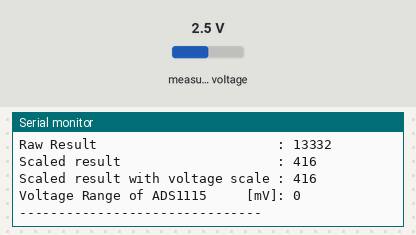
Simulated run of this sketch. Board: Arduino Uno, built with avr-gcc and run on an emulated ATmega328P. Parts: the last lines printed to the serial monitor. Inputs (shaded band) come from the test bench; at power-on: measured voltage 2.5 V.

Above: at 1.2 s.
1.3 s: measured voltage set to 0.1 V
At 2.4 s:
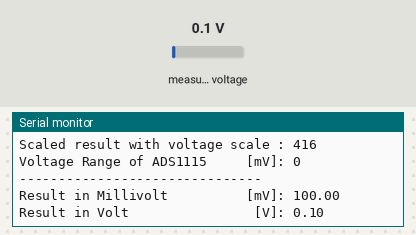
2.8 s: measured voltage set to 1.2 V
At 4.67 s:
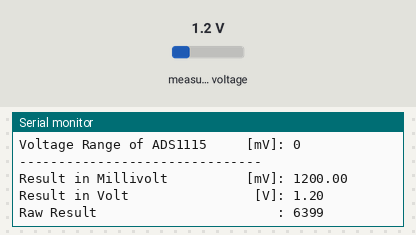
Timing chart, 0 to 6.2 s (numbered marks = the images above; inputs shaded):
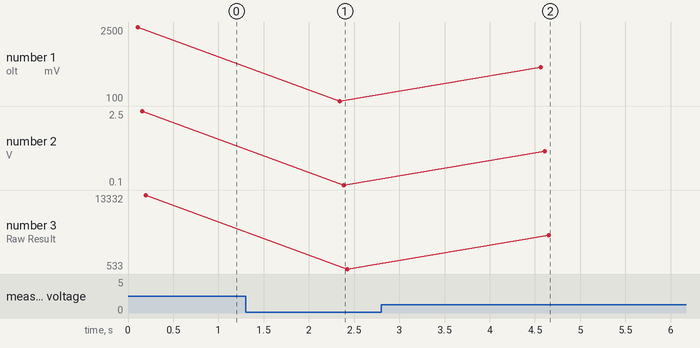

The sketch:

ADC_test.ino
```cpp
/***************************************************************************
* Example sketch for the ADS1115_WE library
*
* This sketch shows how to obtain results using different scales / formats.
*
* Further information can be found on:
* https://wolles-elektronikkiste.de/ads1115 (German)
* https://wolles-elektronikkiste.de/en/ads1115-a-d-converter-with-amplifier (English)
*
***************************************************************************/

#include <ADS1115_WE.h>
#include <Wire.h>
#define I2C_ADDRESS 0x48

ADS1115_WE adc(I2C_ADDRESS);

void setup() {
  Wire.begin();
  Serial.begin(9600);
  if(!adc.init()){
    Serial.println("ADS1115 not connected!");
  }

  adc.setVoltageRange_mV(ADS1115_RANGE_6144); //comment line/change parameter to change range
  adc.setCompareChannels(ADS1115_COMP_0_GND); //comment line/change parameter to change channel
  adc.setMeasureMode(ADS1115_CONTINUOUS); //comment line/change parameter to change mode

  Serial.println("ADS1115 Example Sketch - Results in different scales / formats");
  Serial.println("All results are for channel 0 vs. GND");
  Serial.println();
}

void loop() {

  /* Output in Volt or in Millivolt */

  float voltageInMillivolt = adc.getResult_mV();
  Serial.print("Result in Millivolt          [mV]: ");
  Serial.println(voltageInMillivolt);

  float voltageInVolt = adc.getResult_V();
  Serial.print("Result in Volt                [V]: ");
  Serial.println(voltageInVolt);

  /* Get the raw result from the conversion register. The conversion register
   * contains the conversion result of the amplified (!) voltage. This means the
   * value depends on the voltage as well as on the voltage range. E.g. if the
   * voltage range is 6.144 mV (ADS1115_RANGE_6144), +32767 is 6.144 mV; if the
   * range is 4.096 mV, +32767 is 4.096 mV, and so on.
  */
  int rawResult = adc.getRawResult();
  Serial.print("Raw Result                       : ");
  Serial.println(rawResult);

  /* Scaling of the result to a different range:
   * The results in the conversion register are in a range of -32767 to +32767
   * You might want to receive the result in a different scale, e.g. -1023 to 1023.
   * For -1023 to 1023, and if you have chosen e.g. ADS1115_RANGE_4096, 0 Volt would
   * give 0 as result and 4.096 mV would give 1023. -4.096 mV would give -1023.
  */
  int scaledResult = adc.getResultWithRange(-1023, 1023);
  Serial.print("Scaled result                    : ");
  Serial.println(scaledResult);

  /* Scaling of the result to a different range plus scaling to a voltage range:
   * You can use this variant if you also want to scale to a voltage range. E.g. in
   * in order to get results equivalent to an Arduino UNO (10 bit, 5000 mV range), you
   * would choose getResultWithRange(-1023, 1023, 5000). A difference to the Arduino
   * UNO is that you can measure negative voltages.
   * You have to ensure that the voltage range you scale to is smaller than the
   * measuring voltage range. For this example only ADS1115_RANGE_6144 would cover the
   * scale up to 5000 mV.
  */
  int scaledResultWithMaxVoltage = adc.getResultWithRange(-1023, 1023, 5000);
  Serial.print("Scaled result with voltage scale : ");
  Serial.println(scaledResultWithMaxVoltage);

  /* This function returns the voltage range ADS1115_RANGE_XXXX in Millivolt */
  unsigned int voltRange = adc.getVoltageRange_mV();
  Serial.print("Voltage Range of ADS1115     [mV]: ");
  Serial.println(voltRange);

  Serial.println("-------------------------------");
  delay(2000);
}
```

Measured:
- after the input at 1.3 s, the serial monitor: prints a new line after 1.0 s (image 1)
- after the input at 2.8 s, the serial monitor: prints a new line after 1.8 s (image 2)
- plotted number 1: 2500 → 100 after the input at 1.3 s, 100 → 1200 after the input at 2.8 s
- plotted number 2: 2.5 → 0.1 after the input at 1.3 s, 0.1 → 1.2 after the input at 2.8 s
- plotted number 3: 13332 → 533 after the input at 1.3 s, 533 → 6399 after the input at 2.8 s
